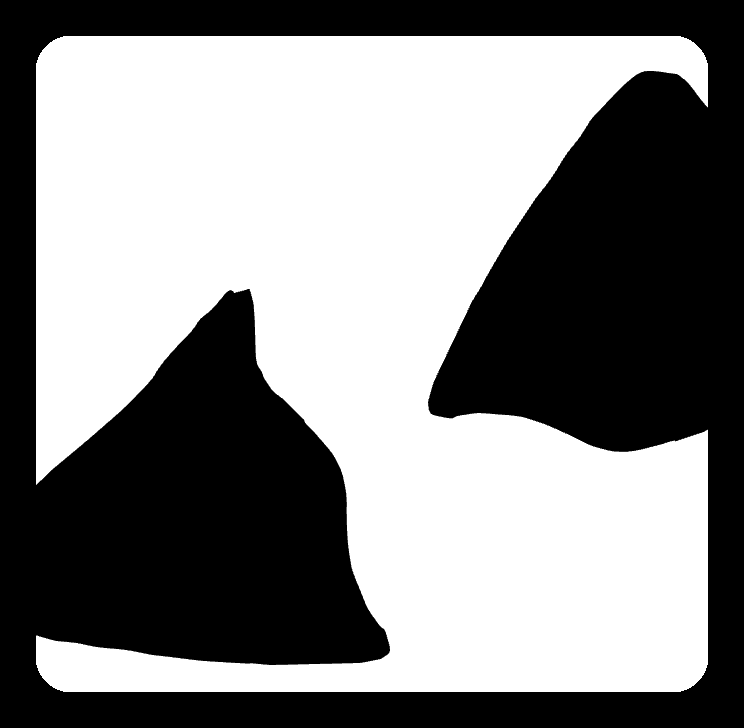
%> input picture FM2_start/map2.png, 744 x 728 px
$ octave get_map.m   (GNU Octave 9; MATLAB toolbox functions it lacks are replaced by stand-ins)
%> lines starting %> are read from the running program, lines starting %| are printed output that depends on the picture; in (x1, y1, x2, y2) boxes, pixels count from 0 and x2, y2 are one past the last pixel; in counts of white or black regions, pixels touching at a corner belong together; the program's own positions count from 1
clc
clear
close all
%% 地图构建
map=imread('map2.png');
%> map is the input picture: size 728x744x3 uint8; min 0, max 255, mean 134.1
map=rgb2gray(map);
%> map: size 728x744 uint8
map=imbinarize(map);
%> map: size 728x744 logical; 52.5% white; 1 black region, box (x1, y1, x2, y2) and area: (0, 0, 744, 728) 257045
y_num=size(map,1);
%> y_num = 728
x_num=size(map,2);
%> x_num = 744
map1=map(40:y_num-80,40:x_num-80);
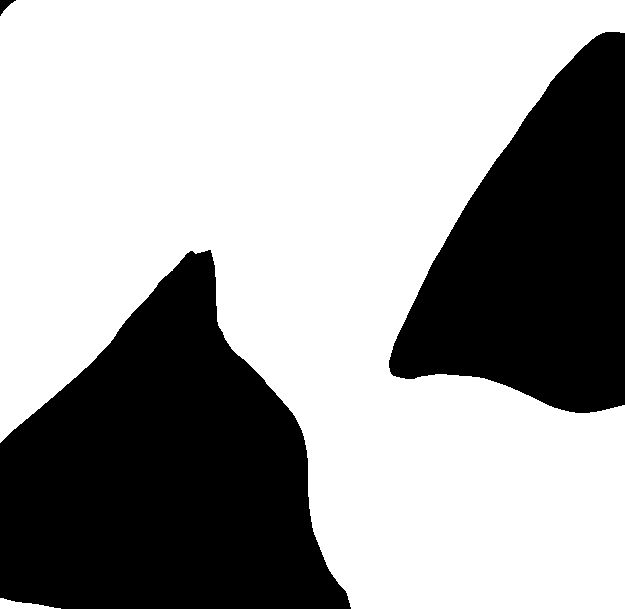
%> map1: size 609x625 logical; 64.3% white; 3 black regions, box (x1, y1, x2, y2) and area: (0, 250, 351, 609) 80569, (389, 32, 625, 413) 55250, (0, 0, 16, 16) 113
map=map1(round(1:size(map1,1)/200:size(map1,1)),round(1:size(map1,2)/200:size(map1,2)));
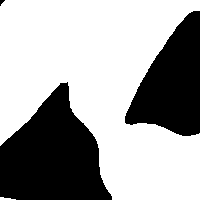
%> map: size 200x200 logical; 64.4% white; 3 black regions (1 under 20 px), largest, box (x1, y1, x2, y2) and area: (0, 82, 112, 200) 8447, (125, 11, 200, 136) 5765
% map=flipud(map);
imshow(map)
save('map.mat','map')
